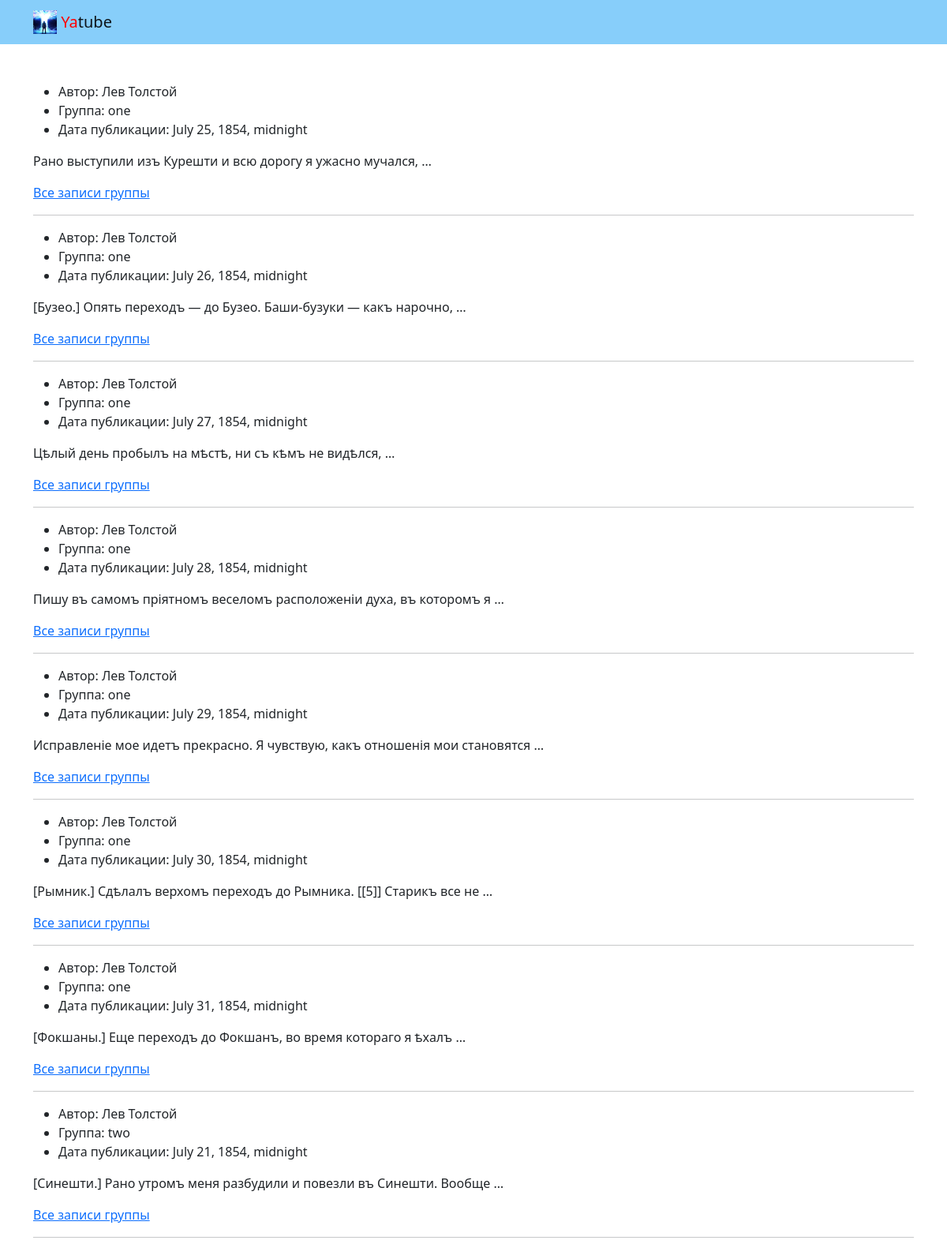
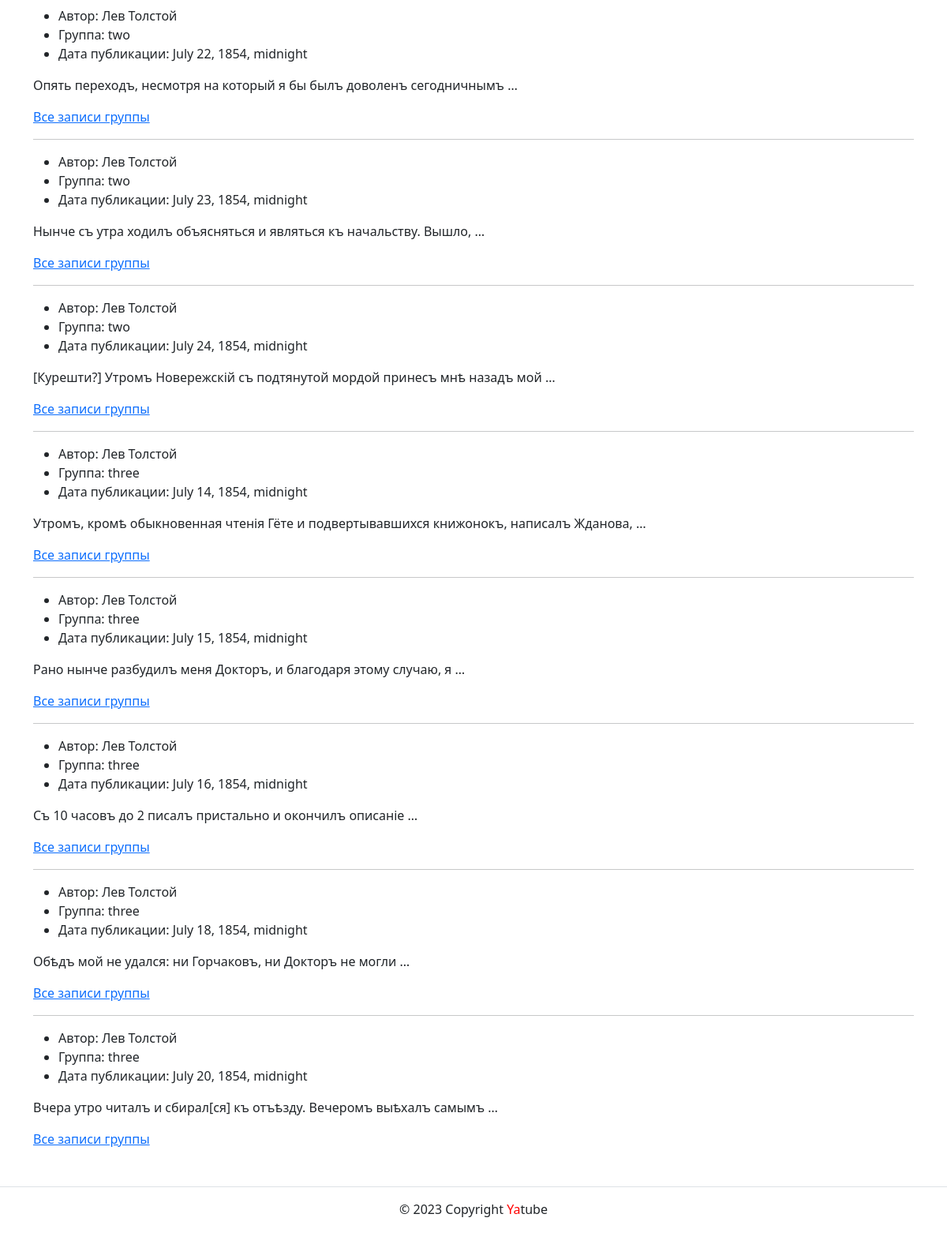
The page / on the database its author committed (2 pictures, top to bottom).
### posts/models.py (models this page shows)
class Post(models.Model):
    text = models.TextField()
    pub_date = models.DateTimeField(auto_now_add=True)
    author = models.ForeignKey(User, on_delete=models.CASCADE, related_name='posts')
    group = models.ForeignKey(Group, on_delete=models.SET_NULL, blank=True, null=True, related_name='posts')
    objects = models.Manager()
    show_group = ShowGroup()

class Group(models.Model):
    title = models.CharField(max_length=255)
    slug = models.SlugField(max_length=150, unique=True)
    description = models.TextField()
    def __str__(self):
        return self.title

### posts/views.py (the view)
# urls.py: path('', views.index, name='index'),
def index(request: HttpRequest):
    posts = Post.show_group.all().select_related('author').select_related('group')
    d = Post.objects.filter(text__contains='утро').filter(author_id=2).filter(pub_date__range=(datetime.date(1854, 7, 7), datetime.date(1854, 7, 21)))
    context = {
        'posts': posts,
        'd': d
    }
    return render(request, 'posts/index.html', context=context)

### posts/models.py (called while the page is built)
    def get_queryset(self):
        return super().get_queryset().filter(group__gt=0)

### templates/posts/index.html
{% extends 'base.html' %}
{% block main %}
    <main>
      <div class="container py-5">
          {% for post in posts %}
           <ul>
               <li>
                   Автор: {{ post.author.get_full_name }}
               </li>
               <li>
                   Группа: {{ post.group }}
               </li>
               <li>
                   Дата публикации: {{ post.pub_date }}
               </li>
           </ul>
          <p>{{ post.text|truncatewords:10 }}</p>
          <a href="{% url 'posts:group' slug_id=post.group.slug %}">Все записи группы</a>
          {% if not forloop.last %}
          <hr>
          {% endif %}
          {% endfor %}
      </div>
    </main>
{% endblock %}

### templates/base.html (shortened to what this page needs)
<!DOCTYPE html>
{% load static %}
<html lang="ru">
  <head>
    {% include 'posts/includes/head.html' %}
  </head>
  <body>
    <header>
      <nav class="navbar navbar-light" style="background-color: lightskyblue">
        <div class="container">
          <a class="navbar-brand" href="{% url 'posts:index' %}">
            <img src="{% static 'posts/images/peakpx.jpg' %}" width="30" height="30" class="d-inline-block align-top" alt="">
            <span style="color:red">Ya</span>tube
          </a>
        </div>
      </nav>
    </header>
    {% block main %} {% endblock %}
    <footer class="border-top text-center py-3">
      <p>© 2023 Copyright <span style="color:red">Ya</span>tube</p>
    </footer>
  </body>
</html>

### templates/posts/includes/head.html (shortened to what this page needs)
{% load static %}
    <link rel="stylesheet" href="{% static 'posts/css/bootstrap.min.css' %}">

### rows shown on the page
Post: author.get_full_name "Лев Толстой", group "one", pub_date "July 25, 1854, midnight", text "Рано выступили изъ Курешти и всю дорогу я ужасно мучался, …"
Post: author.get_full_name "Лев Толстой", group "one", pub_date "July 26, 1854, midnight", text "[Бузео.] Опять переходъ — до Бузео. Баши-бузуки — какъ нарочно, …"
Post: author.get_full_name "Лев Толстой", group "one", pub_date "July 27, 1854, midnight", text "Цѣлый день пробылъ на мѣстѣ, ни съ кѣмъ не видѣлся, …"
Post: author.get_full_name "Лев Толстой", group "one", pub_date "July 28, 1854, midnight", text "Пишу въ самомъ пріятномъ веселомъ расположеніи духа, въ которомъ я …"
Post: author.get_full_name "Лев Толстой", group "one", pub_date "July 29, 1854, midnight", text "Исправленіе мое идетъ прекрасно. Я чувствую, какъ отношенія мои становятся …"
Post: author.get_full_name "Лев Толстой", group "one", pub_date "July 30, 1854, midnight", text "[Рымник.] Сдѣлалъ верхомъ переходъ до Рымника. [[5]] Старикъ все не …"
Post: author.get_full_name "Лев Толстой", group "one", pub_date "July 31, 1854, midnight", text "[Фокшаны.] Еще переходъ до Фокшанъ, во время котораго я ѣхалъ …"
Post: author.get_full_name "Лев Толстой", group "two", pub_date "July 21, 1854, midnight", text "[Синешти.] Рано утромъ меня разбудили и повезли въ Синешти. Вообще …"
Post: author.get_full_name "Лев Толстой", group "two", pub_date "July 22, 1854, midnight", text "Опять переходъ, несмотря на который я бы былъ доволенъ сегодничнымъ …"
Post: author.get_full_name "Лев Толстой", group "two", pub_date "July 23, 1854, midnight", text "Нынче съ утра ходилъ объясняться и являться къ начальству. Вышло, …"
Post: author.get_full_name "Лев Толстой", group "two", pub_date "July 24, 1854, midnight", text "[Курешти?] Утромъ Новережскій съ подтянутой мордой принесъ мнѣ назадъ мой …"
Post: author.get_full_name "Лев Толстой", group "three", pub_date "July 14, 1854, midnight", text "Утромъ, кромѣ обыкновенная чтенія Гёте и подвертывавшихся книжонокъ, написалъ Жданова, …"
Post: author.get_full_name "Лев Толстой", group "three", pub_date "July 15, 1854, midnight", text "Рано нынче разбудилъ меня Докторъ, и благодаря этому случаю, я …"
Post: author.get_full_name "Лев Толстой", group "three", pub_date "July 16, 1854, midnight", text "Съ 10 часовъ до 2 писалъ пристально и окончилъ описаніе …"
Post: author.get_full_name "Лев Толстой", group "three", pub_date "July 18, 1854, midnight", text "Обѣдъ мой не удался: ни Горчаковъ, ни Докторъ не могли …"
Post: author.get_full_name "Лев Толстой", group "three", pub_date "July 20, 1854, midnight", text "Вчера утро читалъ и сбирал[ся] къ отъѣзду. Вечеромъ выѣхалъ самымъ …"
